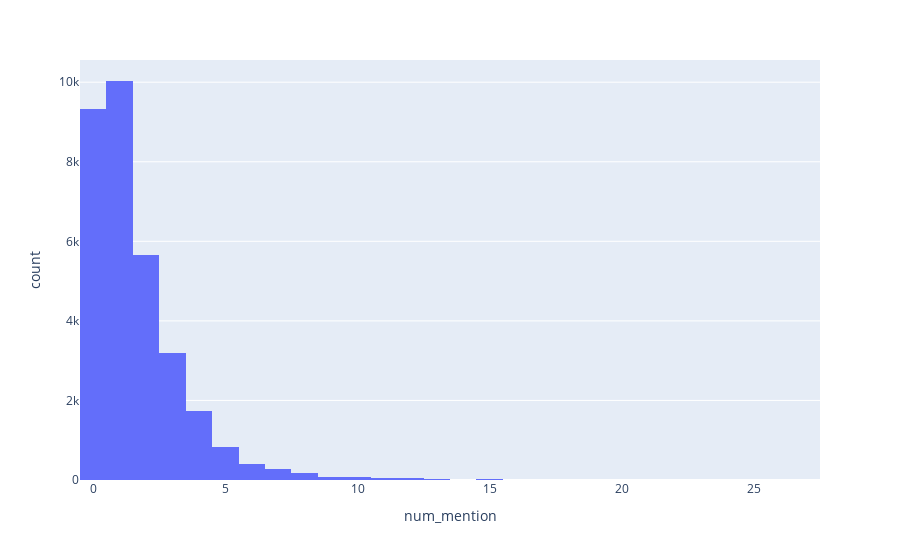
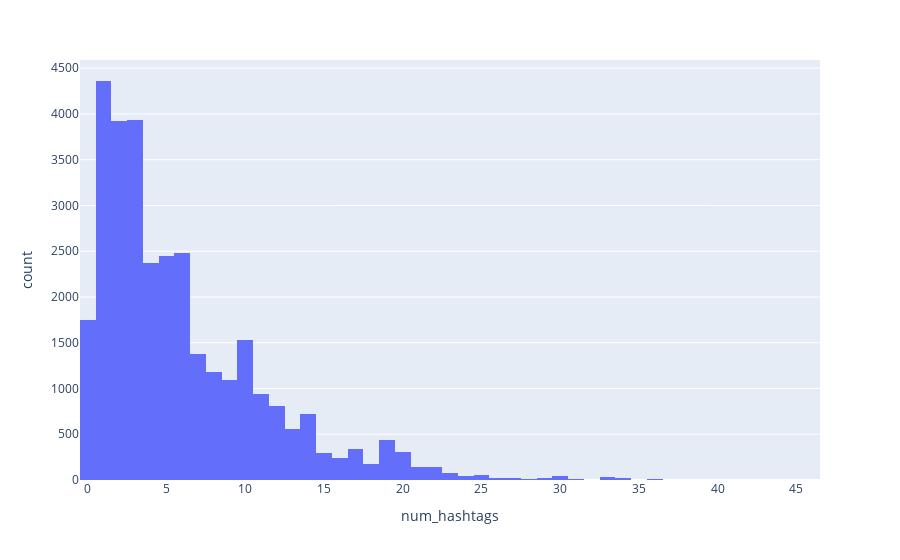
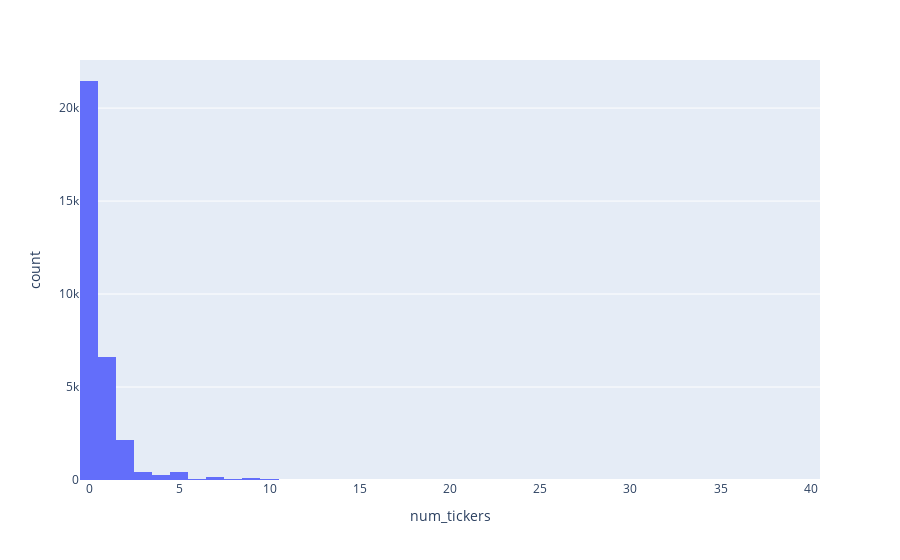

Notebook code for these charts, in order:
### Code cell
import plotly.express as px

fig = px.histogram(no_duplicates, x="num_mention")
fig.show()

fig = px.histogram(no_duplicates, x="num_hashtags")
fig.show()

fig = px.histogram(no_duplicates, x="num_tickers")
fig.show()

### Figure 1 — Plotly figure (JSON) as saved in the notebook; plotly's stock layout.template omitted (floating-point values rounded to 4 significant figures; data arrays with more than 128 entries replaced by an {"elided": "..."} marker saying what was removed)
{"data": [{"alignmentgroup": "True", "bingroup": "x", "hovertemplate": "num_mention=%{x}<br>count=%{y}<extra></extra>", "legendgroup": "", "marker": {"color": "#636efa", "pattern": {"shape": ""}}, "name": "", "offsetgroup": "", "orientation": "v", "showlegend": false, "type": "histogram", "x": {"elided": "31924 int values"}, "xaxis": "x", "yaxis": "y"}], "layout": {"autosize": true, "barmode": "relative", "legend": {"tracegroupgap": 0}, "margin": {"t": 60}, "xaxis": {"anchor": "y", "autorange": true, "domain": [0, 1], "range": [-0.5, 27.5], "title": {"text": "num_mention"}, "type": "linear"}, "yaxis": {"anchor": "x", "autorange": true, "domain": [0, 1], "range": [0, 10560.0], "title": {"text": "count"}}}}

### Figure 2 — Plotly figure (JSON) as saved in the notebook; plotly's stock layout.template omitted (floating-point values rounded to 4 significant figures; data arrays with more than 128 entries replaced by an {"elided": "..."} marker saying what was removed)
{"data": [{"alignmentgroup": "True", "bingroup": "x", "hovertemplate": "num_hashtags=%{x}<br>count=%{y}<extra></extra>", "legendgroup": "", "marker": {"color": "#636efa", "pattern": {"shape": ""}}, "name": "", "offsetgroup": "", "orientation": "v", "showlegend": false, "type": "histogram", "x": {"elided": "31924 int values"}, "xaxis": "x", "yaxis": "y"}], "layout": {"autosize": true, "barmode": "relative", "legend": {"tracegroupgap": 0}, "margin": {"t": 60}, "xaxis": {"anchor": "y", "autorange": true, "domain": [0, 1], "range": [-0.5, 46.5], "title": {"text": "num_hashtags"}, "type": "linear"}, "yaxis": {"anchor": "x", "autorange": true, "domain": [0, 1], "range": [0, 4589.0], "title": {"text": "count"}}}}

### Figure 3 — Plotly figure (JSON) as saved in the notebook; plotly's stock layout.template omitted (floating-point values rounded to 4 significant figures; data arrays with more than 128 entries replaced by an {"elided": "..."} marker saying what was removed)
{"data": [{"alignmentgroup": "True", "bingroup": "x", "hovertemplate": "num_tickers=%{x}<br>count=%{y}<extra></extra>", "legendgroup": "", "marker": {"color": "#636efa", "pattern": {"shape": ""}}, "name": "", "offsetgroup": "", "orientation": "v", "showlegend": false, "type": "histogram", "x": {"elided": "31924 int values"}, "xaxis": "x", "yaxis": "y"}], "layout": {"autosize": true, "barmode": "relative", "legend": {"tracegroupgap": 0}, "margin": {"t": 60}, "xaxis": {"anchor": "y", "autorange": true, "domain": [0, 1], "range": [-0.5, 40.5], "title": {"text": "num_tickers"}, "type": "linear"}, "yaxis": {"anchor": "x", "autorange": true, "domain": [0, 1], "range": [0, 22590.0], "title": {"text": "count"}}}}
